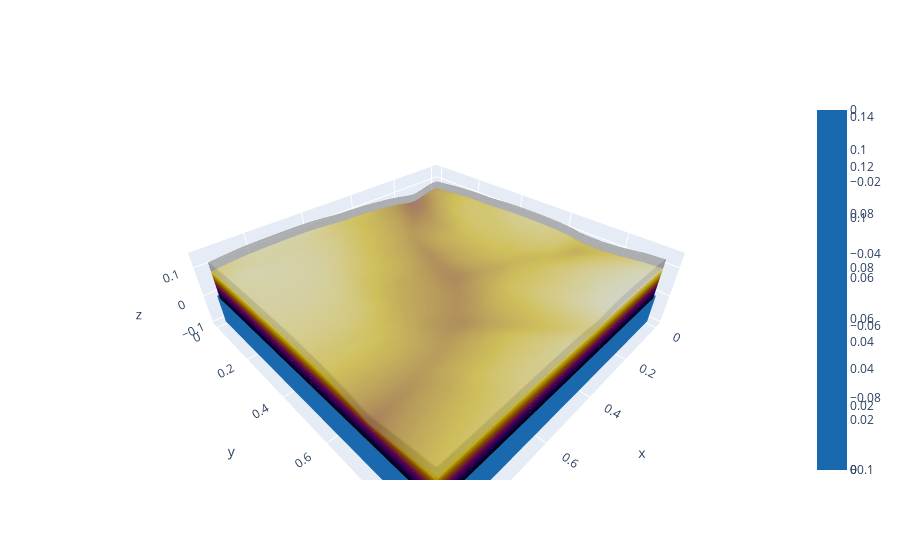

The notebook cell this image was saved under:
### Code cell
# xx,yy = np.meshgrid([0,0.001,0.999,1],[0,0.001,0.999,1])
# cube = np.array([[0,0,0,0],[0,1,1,0],[0,1,1,0],[0,0,0,0]])
rgb_red = [192,  21,  26]
rgb_blue = [ 26, 104, 174]
rgb_orange = [244, 115,  31]
rgb_green = [ 50, 155,  81]
rgb_purple = [106,  82, 163]
rgb_grey = [153, 153, 153]
rgb_black = [0,0,0]
rgb_white = [255, 255, 255]

# rgb_blue
layout = go.Layout(
             scene=dict(
                 aspectmode='data'
         ))
l1 = box(1,1,0.03,rgb_color=rgb_orange)
# l2 = box(1,1,0.2,rgb_color=(np.array(cm.Blues(200)[:3])*255).astype(int),corner_pos = (0,0,0.2))
l_perovskite = go.Surface(z=zz,x=xx,y=yy,colorscale='electric')
zz_pmma = zz.copy()
zz_pmma[1:-1,1:-1] += 0.03
l_PMMA = go.Surface(z=zz_pmma,x=xx,y=yy,opacity=0.5,colorscale=[[0,'rgb(153,153,153)'],[1,'rgb(153,153,153)']])
length,weight = xx[0,-1],yy[-1,0]
l_glass = box(length,weight,0.1,rgb_color=rgb_blue,corner_pos = [0,0,-0.1])

fig = go.Figure(data=[l_perovskite,l_PMMA,l_glass.data],layout = layout)#go.Surface(z=cube,x=xx,y=yy))
fig.update_layout()

### Figure 1 — Plotly figure (JSON) as saved in the notebook; plotly's stock layout.template omitted (floating-point values rounded to 4 significant figures; data arrays with more than 128 entries replaced by an {"elided": "..."} marker saying what was removed)
{"data": [{"colorscale": [[0, "rgb(0,0,0)"], [0.2, "rgb(30,0,100)"], [0.4, "rgb(120,0,100)"], [0.6, "rgb(160,90,0)"], [0.8, "rgb(230,200,0)"], [1, "rgb(255,250,220)"]], "type": "surface", "x": {"elided": "50x50 float values"}, "y": {"elided": "50x50 float values"}, "z": {"elided": "50x50 float values"}}, {"colorscale": [[0, "rgb(153,153,153)"], [1, "rgb(153,153,153)"]], "opacity": 0.5, "type": "surface", "x": {"elided": "50x50 float values"}, "y": {"elided": "50x50 float values"}, "z": {"elided": "50x50 float values"}}, {"colorscale": [[0, "rgb(26,104,174)"], [1, "rgb(26,104,174)"]], "lightposition": {"x": 0, "y": -1, "z": -5}, "opacity": 1, "type": "surface", "x": [[0, 1e-05, 0.9375, 0.9375], [0, 1e-05, 0.9375, 0.9375], [0, 1e-05, 0.9375, 0.9375], [0, 1e-05, 0.9375, 0.9375]], "y": [[0, 0, 0, 0], [1e-05, 1e-05, 1e-05, 1e-05], [0.9375, 0.9375, 0.9375, 0.9375], [0.9375, 0.9375, 0.9375, 0.9375]], "z": [[-0.1, -0.1, -0.1, -0.1], [-0.1, 0, 0, -0.1], [-0.1, 0, 0, -0.1], [-0.1, -0.1, -0.1, -0.1]]}], "layout": {"scene": {"aspectmode": "data"}}}
